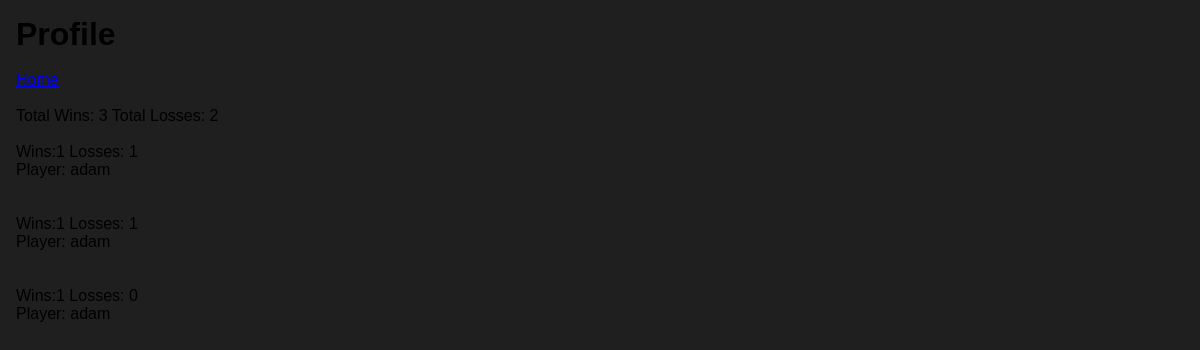
Before: /users/bbirk/ (signed in) with the older database file.
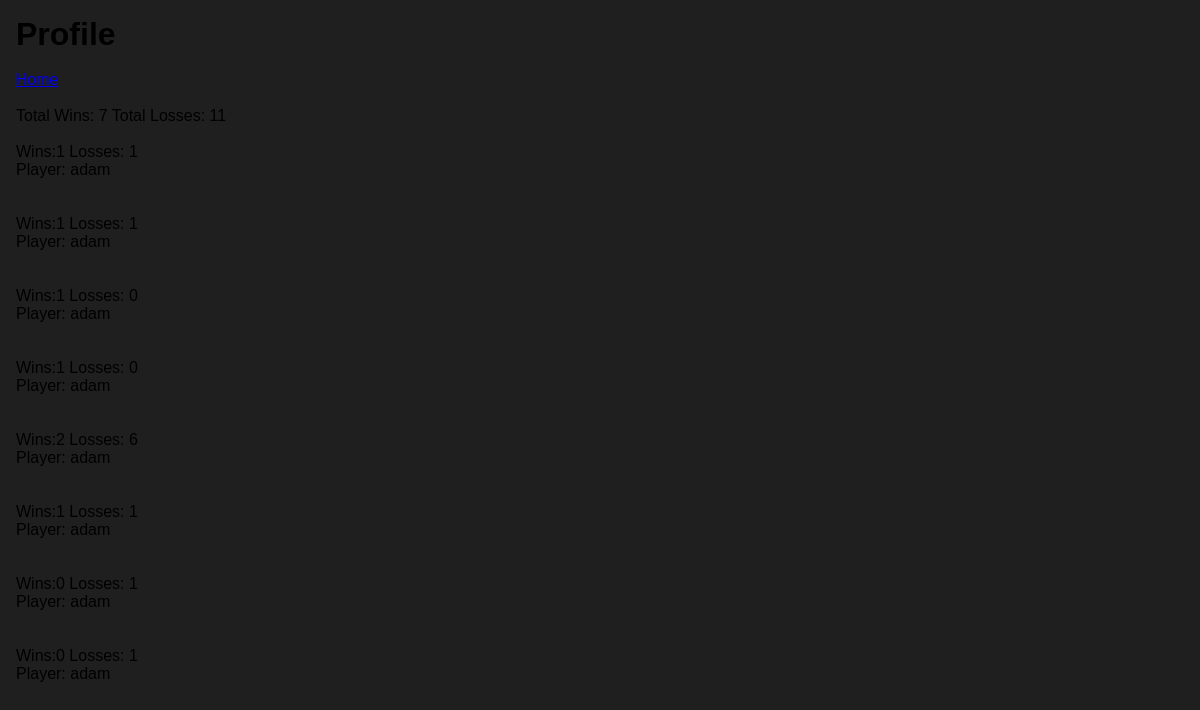
After: the same page with the newer database file.
### Blackjack/models.py (models this page shows, shortened)
class Session(models.Model):
    win = models.IntegerField(null=True)
    losses = models.IntegerField(null=True)
    win_streak = models.IntegerField(null=True)
    player = models.ForeignKey('auth.User', related_name='posts', on_delete=models.CASCADE)

### users/views.py (the view)
# urls.py: path('<str:username>/', views.userProfile, name='profile')
def userProfile(request, username):
    totalWins = 0
    totalLosses = 0
    user = User.objects.get(username=username)
    sessions = Session.objects.filter(player=request.user)
    print("!!!!!!!!!!!", sessions[0].win)
    for item in sessions:
        totalWins += item.win
        totalLosses += item.losses
        print("@@@@@@", item.win, item.losses)
        print("@@@@@@", totalWins, totalLosses)
    context = {
        "user":user,
        "sessions":sessions,
        "totalWins": totalWins,
        "totalLosses": totalLosses,
    }
    return render(request, 'users/profile.html', context)

### users/templates/users/profile.html (shortened to what this page needs)
{% load static %}
<!DOCTYPE html>
<html lang="en">
    <head>
        <link rel="stylesheet" href="{% static '/styles.css' %}">
    </head>
    <body>
        <div id="profile">
            <h1>Profile</h1>
            <br>
            {% if user.is_authenticated %}
                <a href="{% url 'Blackjack:myhome' %}">Home</a>
                <br><br>
                <p> Total Wins: {{totalWins}} Total Losses: {{totalLosses}}</p>
                <br>
                {% for session in sessions %}
                    <p> Wins:{{session.win}} Losses: {{session.losses}}</p>
                    <p> Player: {{session.player}} </p>
                    <br><br>
                {% endfor %}
            {% else %}
                <a href="{% url 'logout' %}">Logout</a>
            {% endif %}
        </div>
    </body>
</html>

### static/styles.css (style rules this page uses)
* { padding: 0; margin: 0; box-sizing: border-box; font-family: 'Lucida Sans', 'Lucida Sans Regular', 'Lucida Grande', 'Lucida Sans Unicode', Geneva, Verdana, sans-serif; }
body { background: #1f1f1f; }
#profile { margin: 1rem; }

Changed rows visible on the page:
added Session: win "1", losses "0", player "adam"
added Session: win "2", losses "6", player "adam"
added Session: win "1", losses "1", player "adam"
added Session: win "0", losses "1", player "adam"
added Session: win "0", losses "1", player "adam"
Other visible differences:
{{ totalWins }}: "3" → "7"
{{ totalLosses }}: "2" → "11"
